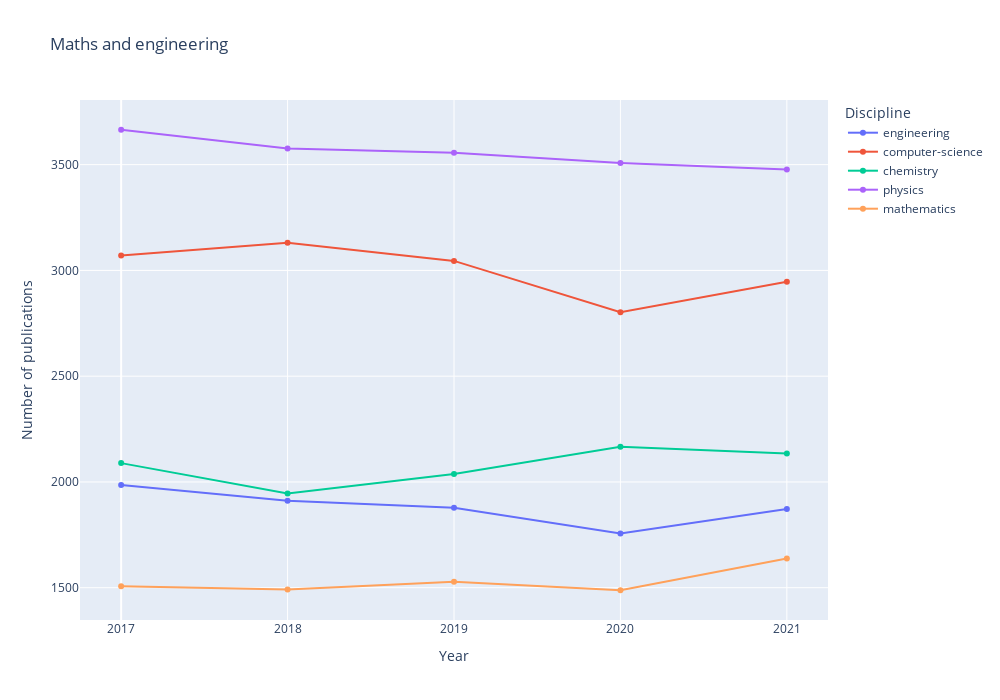

The notebook cell saved with this chart:
### Code cell
fig = px.line(new_df_engineering, title="Maths and engineering", markers=True)
fig.update_layout(
    xaxis = dict(
        tickmode = 'array',
        tickvals = [0 , 1 , 2 , 3 , 4], 
        ticktext =['2017','2018','2019','2020','2021']
    )
)
fig.update_layout(
     xaxis_title="Year",
    yaxis_title="Number of publications",
    legend_title="Discipline",
    autosize=False,
    width=1000,
    height=700,)
# fig.update_yaxes(range=[-100, 3700])

fig.show()

### Figure 1 — Plotly figure (JSON) as saved in the notebook; plotly's stock layout.template omitted (floating-point values rounded to 4 significant figures)
{"data": [{"hovertemplate": "variable=engineering<br>index=%{x}<br>value=%{y}<extra></extra>", "legendgroup": "engineering", "line": {"color": "#636efa", "dash": "solid"}, "marker": {"symbol": "circle"}, "mode": "markers+lines", "name": "engineering", "orientation": "v", "showlegend": true, "type": "scatter", "x": [0, 1, 2, 3, 4], "xaxis": "x", "y": [1986, 1911, 1878, 1756, 1872], "yaxis": "y"}, {"hovertemplate": "variable=computer-science<br>index=%{x}<br>value=%{y}<extra></extra>", "legendgroup": "computer-science", "line": {"color": "#EF553B", "dash": "solid"}, "marker": {"symbol": "circle"}, "mode": "markers+lines", "name": "computer-science", "orientation": "v", "showlegend": true, "type": "scatter", "x": [0, 1, 2, 3, 4], "xaxis": "x", "y": [3071, 3131, 3045, 2802, 2946], "yaxis": "y"}, {"hovertemplate": "variable=chemistry<br>index=%{x}<br>value=%{y}<extra></extra>", "legendgroup": "chemistry", "line": {"color": "#00cc96", "dash": "solid"}, "marker": {"symbol": "circle"}, "mode": "markers+lines", "name": "chemistry", "orientation": "v", "showlegend": true, "type": "scatter", "x": [0, 1, 2, 3, 4], "xaxis": "x", "y": [2089, 1945, 2038, 2166, 2134], "yaxis": "y"}, {"hovertemplate": "variable=physics<br>index=%{x}<br>value=%{y}<extra></extra>", "legendgroup": "physics", "line": {"color": "#ab63fa", "dash": "solid"}, "marker": {"symbol": "circle"}, "mode": "markers+lines", "name": "physics", "orientation": "v", "showlegend": true, "type": "scatter", "x": [0, 1, 2, 3, 4], "xaxis": "x", "y": [3665, 3576, 3556, 3508, 3477], "yaxis": "y"}, {"hovertemplate": "variable=mathematics<br>index=%{x}<br>value=%{y}<extra></extra>", "legendgroup": "mathematics", "line": {"color": "#FFA15A", "dash": "solid"}, "marker": {"symbol": "circle"}, "mode": "markers+lines", "name": "mathematics", "orientation": "v", "showlegend": true, "type": "scatter", "x": [0, 1, 2, 3, 4], "xaxis": "x", "y": [1507, 1491, 1528, 1488, 1638], "yaxis": "y"}], "layout": {"autosize": false, "height": 700, "legend": {"title": {"text": "Discipline"}, "tracegroupgap": 0}, "title": {"text": "Maths and engineering"}, "width": 1000, "xaxis": {"anchor": "y", "domain": [0, 1], "tickmode": "array", "ticktext": ["2017", "2018", "2019", "2020", "2021"], "tickvals": [0, 1, 2, 3, 4], "title": {"text": "Year"}}, "yaxis": {"anchor": "x", "domain": [0, 1], "title": {"text": "Number of publications"}}}}
